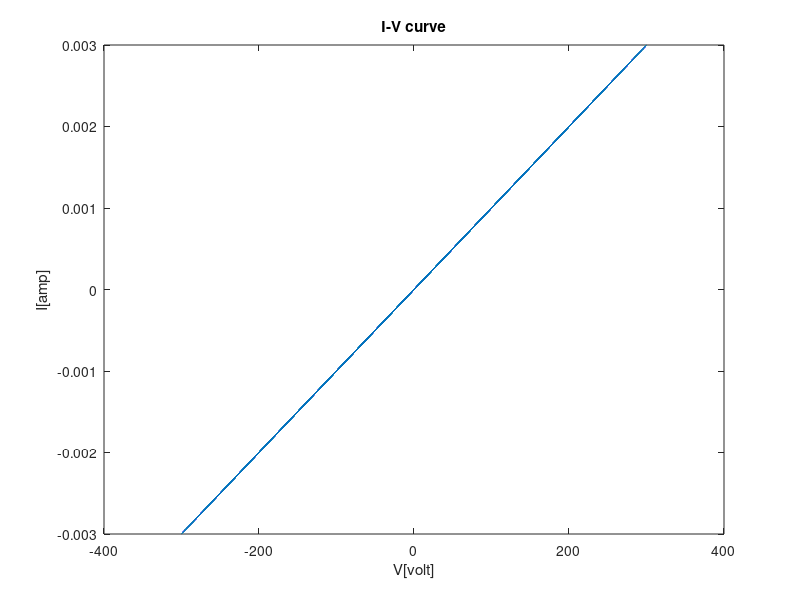
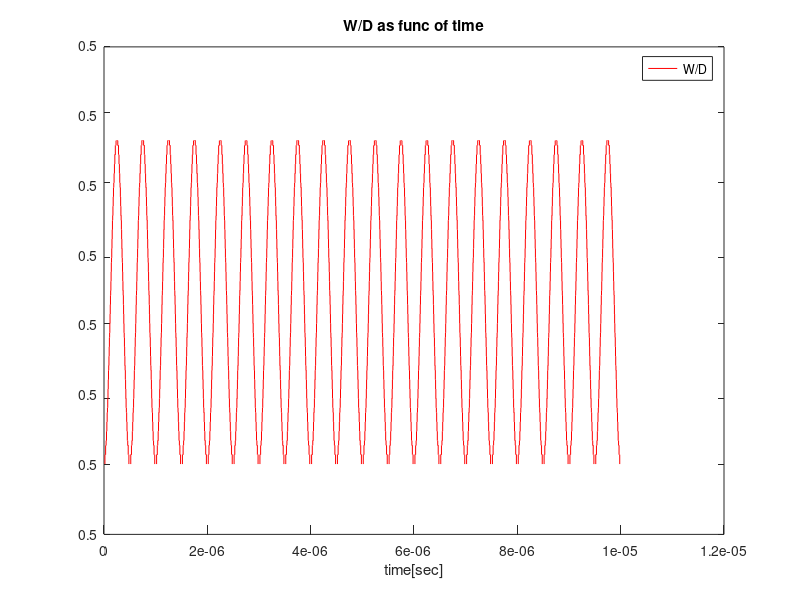
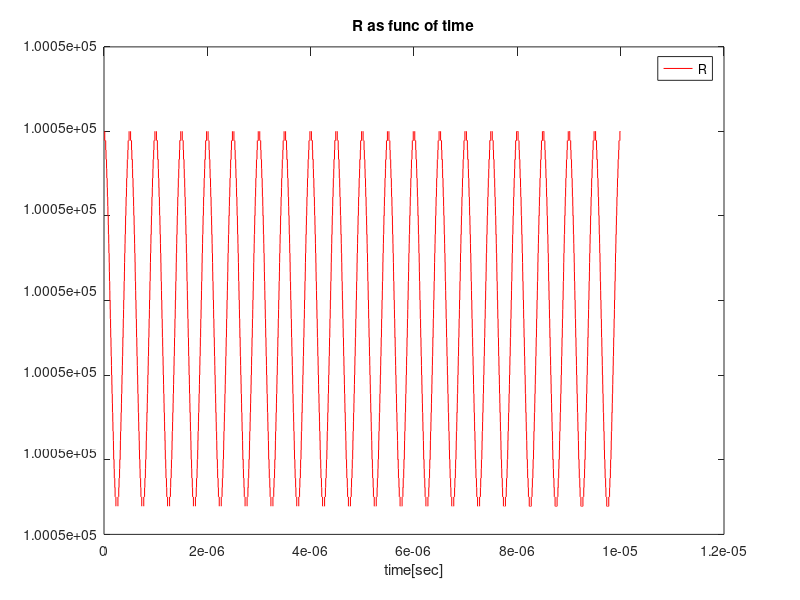

Write MATLAB code to recreate these figures, in order.

%Model name: model of Memristor based on Theoretical formulas
%           this model was written by Dmitry Fliter and Keren Talisveyberg 
%           Technion Israel institute of technology EE faculty December 2011


model = 0;   % define the model 0 - Linear Ion Drift ; 1 - Simmons Tunnel Barrier; 2 - Team model ; 3 - Nonlinear Ion Drift model ; 4 - VTEAM
win   = 3;   % define the window type :  0 - No window; 1 - Jogelkar window ; 2 - Biolek window ; 3 - Prodromakis window ; 4- Kvatinsky window (Team model only) 
iv    = 0;   % IV_relation=0 means linear V=IR. IV_relation=1 means nonlinear V=I*exp{..}  

%Genaral parameters
num_of_cycles = 20;
amp = 0.003;
freq = 2e6;
w_init = 0.5; % the initial state condition [0:1] 
D = 3e-09;
V_t = 0;
P_coeff = 2;
J = 1;
Roff = 2e5;
Ron = 100;

%Linear Ion Drift parameters 
uV=1e-15;                                %%dopants mobility


%Simmons Tunnel Bariier % Team parameters
a_on = 2.3e-09;
a_off = 1.2e-09;
c_on = 40e-06;
c_off = 3.5e-06;
alpha_on = 3;
alpha_off = 3;
k_on = -8e-13;
k_off = 8e-13;
i_on = -1e-06;
i_off = 1e-06;
x_on = 0;
x_off = 3e-09;
X_c = 107e-11;
v_on=-1.0e-06;
v_off=1.0e-06;
b = 500e-06;

%Nonlinear Ion Drift parametrs
beta = 9;
a = 4;
c = 0.01;
n = 14;
q = 13;
g = 4;
alpha = 7;

%% Linear Ion Drift model 

if (model==0)  

tspan=[0 num_of_cycles/freq];                       %%time length of the simulation
points=2e5;                              %%number of sampling points
W0=w_init*D;                            %define the initial value of W
tspan_vector = linspace(tspan(1),tspan(2),points);         % Create vector of initial values
I = amp*sin(freq*2*pi*tspan_vector);                   %%can also use square wave generated by : (square(tspan_vector));
%V = amp*sin(freq*2*pi*tspan_vector);
W=zeros(size((tspan_vector)));
W_dot=zeros(size((tspan_vector)));
delta_t=tspan_vector(2)-tspan_vector(1);                        %%define the step size

W(1)=W0;                                                 %% initiliaze the first W vetor elemnt to W0 - the initial condition
for i=2:length(tspan_vector)
    % case this is an ideal window
    if (((win==0) || (win==4)) && ((abs (I(i))) >= (V_t/ (Ron*W(i-1)/D+Roff*(1-W(i-1)/D))))) 
        W_dot(i)=I(i)*(Ron*uV/D);
        W(i)=W(i-1)+W_dot(i)*delta_t;
    elseif ((win==0) && ((abs(I(i)))  < (V_t/ (Ron*W(i-1)/D+Roff*(1-W(i-1)/D)))))
        W(i)=W(i-1);
        W_dot(i)=0;
        
    end
    
    % case this is Jogelkar window
    if ((win==1) && ((abs(I(i))) >= (V_t/(Ron*W(i-1)/D+Roff*(1-W(i-1)/D)))))
        W_dot(i)=I(i)*(Ron*uV/D);
        W(i)=W(i-1)+W_dot(i)*delta_t*(1-(2*W(i-1)/D-1)^(2*P_coeff));%%+1e-18*sign(I(i));
    elseif ((win==1) && ((abs (I(i)) ) < (V_t/ (Ron*W(i-1)/D+Roff*(1-W(i-1)/D)))))
        W(i)=W(i-1);
        W_dot(i)=0;

    end
    
        % case this is Biolek window
    if ((win==2) && ((abs(I(i))) >= (V_t/(Ron*W(i-1)/D+Roff*(1-W(i-1)/D)))))
        W_dot(i)=I(i)*(Ron*uV/D);
        W(i)=W(i-1)+W_dot(i)*delta_t*(1-(W(i-1)/D-heaviside(-I(i)))^(2*P_coeff));
    elseif ((win==2) && ((abs(I(i))) < (V_t/(Ron*W(i-1)/D+Roff*(1-W(i-1)/D)))))
        W(i)=W(i-1);
        W_dot(i)=0;
    end
 
        % case this is Prodromakis window
    if ((win==3) && ((abs(I(i))) >= (V_t/(Ron*W(i-1)/D+Roff*(1-W(i-1)/D)))))
        W_dot(i)=I(i)*(Ron*uV/D); % used when I(t) is given:
    %if ((win==3))
    %    W_dot(i)=a*V(i)^q;
        W(i)=W(i-1)+W_dot(i)*delta_t*(J*(1-((W(i-1)/D-0.5)^2+0.75)^P_coeff));
    elseif ((win==3) && ((abs(I(i))) < (V_t/(Ron*W(i-1)/D+Roff*(1-W(i-1)/D)))))
        W(i)=W(i-1);
        W_dot(i)=0;
    end
    
  % correct the w vector according to bounds [0 D]
    if W(i) < 0
        W(i) = 0;
        W_dot(i)=0;
    elseif W(i) > D
        W(i) = D;
        W_dot(i)=0;
    end
end

R=Ron*W/D+Roff*(1-W/D); %%this parameter might be useful for debug
V= R.*I;
%I= V./R;
figure(1);
plot(V(20e3:end),I(20e3:end));
title('I-V curve');
xlabel('V[volt]');
ylabel('I[amp]');

figure(2);
plot(tspan_vector,W/D,'r');
title('W/D as func of time');
xlabel('time[sec]');
legend('W/D');

figure(3);
plot(tspan_vector,R,'r');
title('R as func of time');
xlabel('time[sec]');
legend('R');

end

%%  Simmons Tunnel Barrier model
if (model==1)

points=2e5;
tspan=[0 num_of_cycles/freq];
t = linspace(tspan(1),tspan(2),points);
curr = amp*sin(freq*2*pi*t);
X=zeros(1,points);
X_dot=zeros(1,points);
delta_t=t(2)-t(1);

X(1)=w_init*D;
      
for i=2:(length(t))
          if curr(i)> 0
               X_dot(i)=c_off*sinh(curr(i)/i_off)*exp(-exp((X(i-1)-a_off)/X_c-abs(curr(i))/b)-X(i-1)/X_c);
          else
              X_dot(i)=c_on*sinh(curr(i)/i_on)*exp(-exp(-(X(i-1)-a_on)/X_c-abs(curr(i))/b)-X(i-1)/X_c);
          end
          
         X(i)=X(i-1)+delta_t*X_dot(i);
         
    if (X(i) < 0)
        X(i) = 0;
        X_dot(i)=0;
    elseif (X(i) > D)
        X(i) = D;
        X_dot(i)=0;
    end
end

R=Roff.*X./D+Ron.*(1-X./D);
V=R.*curr;

figure(1);
plot(V(20e3:end),curr(20e3:end));
title('I-V curve');
xlabel('V[volt]');
ylabel('I[amp]');

figure(2);
plot(t,X/D,'r');
title('X/D  as func of time');
xlabel('time[sec]');
legend('X/D');

end

%%  Team model 

if (model==2)
points=2e5;
tspan=[0 num_of_cycles/freq];
t = linspace(tspan(1),tspan(2),points);
curr = amp*sin(freq*2*pi*t);
X=zeros(1,points);
X_dot=zeros(1,points);
delta_t=t(2)-t(1);

X(1)=w_init*D;
     
for i=2:(length(t))
    % case this is an ideal window
    if (win == 0) 
          
          if (curr(i) > 0) && (curr(i) > i_off)
               X_dot(i)=k_off*(curr(i)/i_off-1)^alpha_off;
               X(i)=X(i-1)+delta_t*X_dot(i);
          elseif (curr(i) <= 0) && (curr(i) < i_on)
               X_dot(i)=k_on*(curr(i)/i_on-1)^alpha_on;
               X(i)=X(i-1)+delta_t*X_dot(i);
          else
               X(i)=X(i-1);
               X_dot(i)=0;
          end
    end
    
    % case this is Jogelkar window
    if (win == 1) 
          if (curr(i) > 0) && (curr(i) > i_off)
               X_dot(i)=k_off*(curr(i)/i_off-1)^alpha_off;
               X(i)=X(i-1)+delta_t*X_dot(i).*(1-(2*X(i-1)/D-1)^(2*P_coeff));
          elseif (curr(i) <= 0) && (curr(i) < i_on)
               X_dot(i)=k_on*(curr(i)/i_on-1)^alpha_on;
               X(i)=X(i-1)+delta_t*X_dot(i).*(1-(2*X(i-1)/D-1)^(2*P_coeff));
          else
               X(i)=X(i-1);
               X_dot(i)=0;
          end
    end
    
    % case this is Biolek window
    if (win == 2) 
          if (curr(i) > 0) && (curr(i) > i_off)
               X_dot(i)=k_off*(curr(i)/i_off-1)^alpha_off;
               X(i)=X(i-1)+delta_t*X_dot(i).*(1-(1-X(i-1)/D-heaviside(curr(i)))^(2*P_coeff));
          elseif (curr(i) <= 0) && (curr(i) < i_on)
               X_dot(i)=k_on*(curr(i)/i_on-1)^alpha_on;
               X(i)=X(i-1)+delta_t*X_dot(i).*(1-(1-X(i-1)/D-heaviside(curr(i)))^(2*P_coeff));
          else
               X(i)=X(i-1);
               X_dot(i)=0;
          end
    end
    
    % case this is Prodromakis window
    if (win == 3)
          if (curr(i) > 0) && (curr(i) > i_off)
               X_dot(i)=k_off*(curr(i)/i_off-1)^alpha_off;
               X(i)=X(i-1)+delta_t*X_dot(i).*(J*(1-((X(i-1)/D-0.5)^2+0.75)^P_coeff));
          elseif (curr(i) <= 0) && (curr(i) < i_on)
               X_dot(i)=k_on*(curr(i)/i_on-1)^alpha_on;
               X(i)=X(i-1)+delta_t*X_dot(i).*(J*(1-((X(i-1)/D-0.5)^2+0.75)^P_coeff));
          else
               X(i)=X(i-1);
               X_dot(i)=0;
          end
    end
    
    % case this is Kvatinsky window
    if (win == 4)
          if (curr(i) > 0) && (curr(i) > i_off)
               X_dot(i)=k_off*(curr(i)/i_off-1)^alpha_off*exp(-exp((X(i-1)-a_off)/X_c));
               X(i)=X(i-1)+delta_t*X_dot(i);
          elseif (curr(i) <= 0) && (curr(i) < i_on)
               X_dot(i)=k_on*(curr(i)/i_on-1)^alpha_on*exp(-exp(-(X(i-1)-a_on)/X_c));
               X(i)=X(i-1)+delta_t*X_dot(i);
          else
               X(i)=X(i-1);
               X_dot(i)=0;
          end
    end
     
    if (X(i) < 0)
        X(i) = 0;
        X_dot(i)=0;
    elseif (X(i) > D)
        X(i) = D;
        X_dot(i)=0;
    end


end

    if (iv == 0) %case I-V relation is linear
       R=Roff.*X./D+Ron.*(1-X./D);
       V=R.*curr;
    else %case the I-V relation is nonlinear
       lambda = log(Roff/Ron);
       V=Ron*curr.*exp(lambda*(X-x_on)/(x_off-x_on));
    end
    
figure(1);    
plot(V(20e3:end),curr(20e3:end));
title('I-V curve');
xlabel('V[volt]');
ylabel('I[amp]');

figure(2);
plot(t,X/D);
title('X/D as func of time');
xlabel('time[sec]');
legend('X/D');

end

%%  Nonlinear Ion Drift model 
if (model==3)
points=40000;
tspan=[0 num_of_cycles/freq];
t = linspace(tspan(1),tspan(2),points);
delta_t = t(2) - t(1);
V = amp*sin(freq*2*pi*t);
W=zeros(size((t)));
W_dot=zeros(size((t)));
curr=zeros(size((t)));
W(1) = w_init;

for i=2:points
    % case this is an ideal window
    if ((win==0) || (win==4))
        W_dot(i)=a*V(i)^q;
        W(i)=W(i-1)+W_dot(i)*delta_t;  
    end
    
    % case this is Jogelkar window
    if (win==1)
        W_dot(i)=a*V(i)^q;
        W(i)=W(i-1)+W_dot(i)*delta_t*(1-(2*W(i-1)-1)^(2*P_coeff));
    end
    
     % case this is Biolek window
    if (win==2)
        W_dot(i)=a*V(i)^q;
        W(i)=W(i-1)+W_dot(i)*delta_t*(1-(W(i-1)-heaviside(-V(i-1)))^(2*P_coeff));
   end
 
    % case this is Prodromakis window
    if (win==3)
        W_dot(i)=a*V(i)^q;
        W(i)=W(i-1)+W_dot(i)*delta_t*(J*(1-((W(i-1)-0.5)^2+0.75)^P_coeff));
    end
    
    % correct the w vector according to bounds [0 D]
    if W(i) < 0
        W(i) = 0;
        W_dot(i)=0;
    elseif W(i) > 1
        W(i) = 1;
        W_dot(i)=0;
    end
    
  curr(i)=W(i)^n*beta*sinh(alpha*V(i))+c*(exp(g*V(i))-1);
    
    
end
figure(1);
plot(V(20e3:end),curr(20e3:end));
title('I-V curve');
xlabel('V[volt]');
ylabel('I[amp]');

figure(2);
plot(t,W,'r');
title('W/D');
xlabel('time[sec]');
legend('W/D');

end

%%  VTEAM model 

if (model==4)
points=2e5;
tspan=[0 num_of_cycles/freq];
t = linspace(tspan(1),tspan(2),points);
v = amp*sin(freq*2*pi*t);
X=zeros(1,points);
X_dot=zeros(1,points);
delta_t=t(2)-t(1);

X(1)=w_init*D;
     
for i=2:(length(t))
    % case this is an ideal window
    if (win == 0) 
          
          if (v(i) > 0) && (v(i) > v_off)
               X_dot(i)=k_off*(v(i)/v_off-1)^alpha_off;
               X(i)=X(i-1)+delta_t*X_dot(i);
          elseif (v(i) <= 0) && (v(i) < v_on)
               X_dot(i)=k_on*(v(i)/v_on-1)^alpha_on;
               X(i)=X(i-1)+delta_t*X_dot(i);
          else
               X(i)=X(i-1);
               X_dot(i)=0;
          end
    end
    
    % case this is Jogelkar window
    if (win == 1) 
          if (v(i) > 0) && (v(i) > v_off)
               X_dot(i)=k_off*(v(i)/v_off-1)^alpha_off;
               X(i)=X(i-1)+delta_t*X_dot(i).*(1-(2*X(i-1)/D-1)^(2*P_coeff));
          elseif (v(i) <= 0) && (v(i) < v_on)
               X_dot(i)=k_on*(v(i)/v_on-1)^alpha_on;
               X(i)=X(i-1)+delta_t*X_dot(i).*(1-(2*X(i-1)/D-1)^(2*P_coeff));
          else
               X(i)=X(i-1);
               X_dot(i)=0;
          end
    end
    
    % case this is Biolek window
    if (win == 2) 
          if (v(i) > 0) && (v(i) > v_off)
               X_dot(i)=k_off*(v(i)/v_off-1)^alpha_off;
               X(i)=X(i-1)+delta_t*X_dot(i).*(1-(1-X(i-1)/D-heaviside(v(i)))^(2*P_coeff));
          elseif (v(i) <= 0) && (v(i) < v_on)
               X_dot(i)=k_on*(v(i)/v_on-1)^alpha_on;
               X(i)=X(i-1)+delta_t*X_dot(i).*(1-(1-X(i-1)/D-heaviside(v(i)))^(2*P_coeff));
          else
               X(i)=X(i-1);
               X_dot(i)=0;
          end
    end
    
    % case this is Prodromakis window
    if (win == 3)
          if (v(i) > 0) && (v(i) > v_off)
               X_dot(i)=k_off*(v(i)/v_off-1)^alpha_off;
               X(i)=X(i-1)+delta_t*X_dot(i).*(J*(1-((X(i-1)/D-0.5)^2+0.75)^P_coeff));
          elseif (v(i) <= 0) && (v(i) < v_on)
               X_dot(i)=k_on*(v(i)/v_on-1)^alpha_on;
               X(i)=X(i-1)+delta_t*X_dot(i).*(J*(1-((X(i-1)/D-0.5)^2+0.75)^P_coeff));
          else
               X(i)=X(i-1);
               X_dot(i)=0;
          end
    end
    
    % case this is Kvatinsky window
    if (win == 4)
          if (v(i) > 0) && (v(i) > v_off)
               X_dot(i)=k_off*(v(i)/v_off-1)^alpha_off*exp(-exp((X(i-1)-a_off)/X_c));
               X(i)=X(i-1)+delta_t*X_dot(i);
          elseif (v(i) <= 0) && (v(i) < v_on)
               X_dot(i)=k_on*(v(i)/v_on-1)^alpha_on*exp(-exp(-(X(i-1)-a_on)/X_c));
               X(i)=X(i-1)+delta_t*X_dot(i);
          else
               X(i)=X(i-1);
               X_dot(i)=0;
          end
    end
     
    if (X(i) < 0)
        X(i) = 0;
        X_dot(i)=0;
    elseif (X(i) > D)
        X(i) = D;
        X_dot(i)=0;
    end


end

    if (iv == 0) %case I-V relation is linear
       R=Roff.*X./D+Ron.*(1-X./D);
       curr=v./R;
    else %case the I-V relation is nonlinear
       lambda = log(Roff/Ron);
       curr=v./(Ron.*exp(lambda*(X-x_on)/(x_off-x_on)));
    end
    
figure(1);    
plot(v(20e3:end),curr(20e3:end));
title('I-V curve');
xlabel('V[volt]');
ylabel('I[amp]');

figure(2);
plot(t,X/D);
title('X/D as func of time');
xlabel('time[sec]');
legend('X/D');

end
